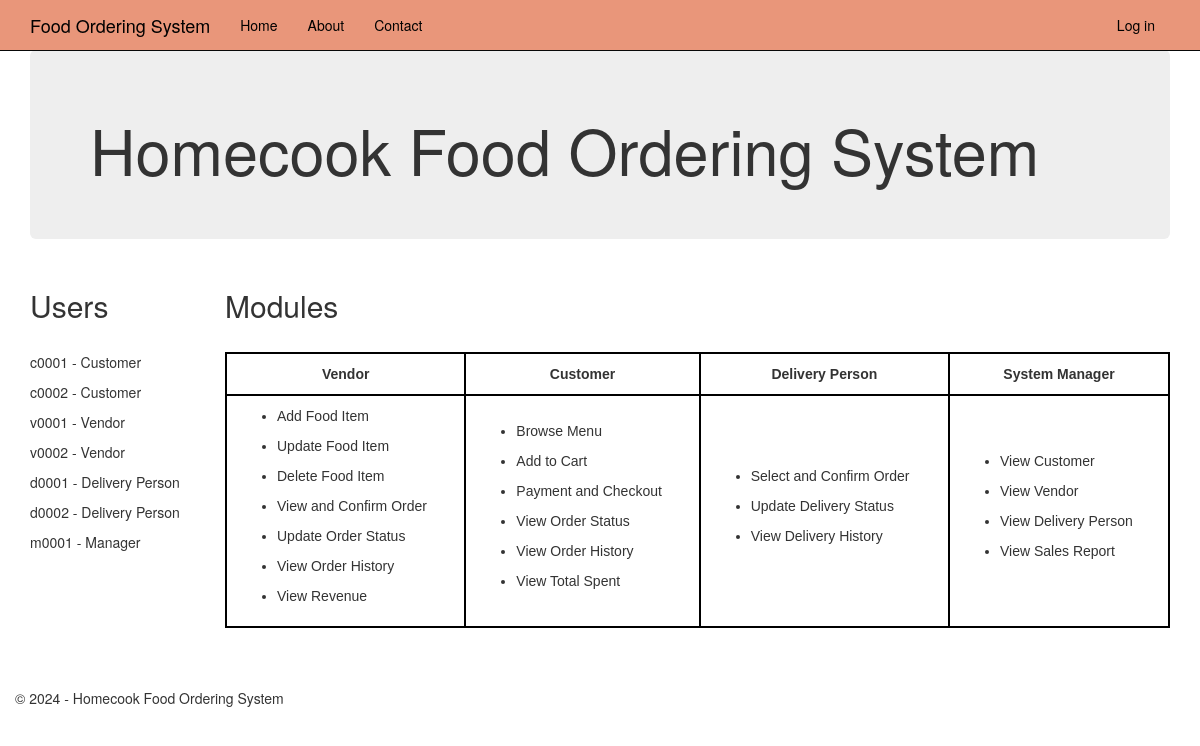
The page / on the database its author committed.
### app/models.py (models this page shows, shortened)
class Customer(models.Model):
    user = models.OneToOneField(User, on_delete=models.CASCADE)
    customer_id = models.BigAutoField(auto_created=True, primary_key=True, serialize=False, verbose_name='ID')
    customer_name = models.CharField(max_length=30, null=True)
    customer_phone = models.CharField(max_length=20, null=True)
    customer_address = models.CharField(max_length=200, null=True)
    customer_spent = models.DecimalField(default=0, max_digits=12, decimal_places=2)

class Vendor(models.Model):
    user = models.OneToOneField(User, on_delete=models.CASCADE)
    vendor_id = models.BigAutoField(auto_created=True, primary_key=True, serialize=False, verbose_name='ID')
    vendor_name = models.CharField(max_length=30, null=True)
    vendor_phone = models.CharField(max_length=20, null=True)
    vendor_address = models.CharField(max_length=200, null=True)
    vendor_revenue = models.DecimalField(default=0, max_digits=12, decimal_places=2)

class DeliveryPerson(models.Model):
    user = models.OneToOneField(User, on_delete=models.CASCADE)
    deliveryperson_id = models.BigAutoField(auto_created=True, primary_key=True, serialize=False, verbose_name='ID')
    deliveryperson_name = models.CharField(max_length=30, null=True)
    deliveryperson_phone = models.CharField(max_length=20, null=True)
    deliveryperson_address = models.CharField(max_length=200, null=True)

class SystemManager(models.Model):
    user = models.OneToOneField(User, on_delete=models.CASCADE)
    manager_id = models.BigAutoField(auto_created=True, primary_key=True, serialize=False, verbose_name='ID')
    manager_name = models.CharField(max_length=30, null=True)

### app/views.py (the view)
# urls.py: 2. Add a URL to urlpatterns:  path('', views.home, name='home')
def home(request):
    assert isinstance(request, HttpRequest)
    users = User.objects.filter(is_active=1, is_superuser=0)
    customers = Customer.objects.filter(user__in=users)
    vendors = Vendor.objects.filter(user__in=users)
    deliverypersons = DeliveryPerson.objects.filter(user__in=users)
    managers = SystemManager.objects.filter(user__in=users)
    if request.user.is_authenticated:
        return(redirect('/menu'))
    else:
        return render(
            request,
            'app/index.html',
            {
                'title':'Home Page',
                'year': datetime.now().year,
                'customers': customers,
                'vendors': vendors,
                'deliverypersons': deliverypersons,
                'managers': managers,
                'users': users,
            }
        )

### app/templates/app/index.html (shortened to what this page needs)
{% extends "app/layout.html" %}
{% block content %}
<div class="jumbotron">
    <h1>Homecook Food Ordering System</h1>
</div>
<div class="row">
    <div class="col-md-2">
        <h2>Users</h2><br>
        {% for customer in customers %}
            <p>{{ customer.user.username }} - Customer</p>
        {% endfor %}
        {% for vendor in vendors %}
            <p>{{ vendor.user.username }} - Vendor</p>
        {% endfor %}
        {% for deliveryperson in deliverypersons %}
            <p>{{ deliveryperson.user.username }} - Delivery Person</p>
        {% endfor %}
        {% for manager in managers %}
            <p>{{ manager.user.username }} - Manager</p>
        {% endfor %}
    </div>
    <div class="col-md-10">
        <h2>Modules</h2>
        <div class=content>
            <table>
                <thead>
                    <tr>
                        <th>
                            Vendor
                        </th>
                        <th>
                            Customer
                        </th>
                        <th>
                            Delivery Person
                        </th>
                        <th>
                            System Manager
                        </th>
                    </tr>
                </thead>
                <tr>
                    <td>
                        <ul>
                            <li><p>Add Food Item<p></li>
                            <li><p>Update Food Item<p></li>
                            <li><p>Delete Food Item<p></li>
                            <li><p>View and Confirm Order<p></li>
                            <li><p>Update Order Status<p></li>
                            <li><p>View Order History<p></li>
                            <li><p>View Revenue<p>
                        </ul>
                    </td>
                    <td>
                        <ul>
                            <li><p>Browse Menu<p></li>
                            <li><p>Add to Cart<p></li>
                            <li><p>Payment and Checkout<p></li>
                            <li><p>View Order Status<p></li>
                            <li><p>View Order History<p></li>
                            <li><p>View Total Spent<p></li>
                        </ul>
                    </td>
                    <td>
                        <ul>
                            <li><p>Select and Confirm Order<p></li>
                            <li><p>Update Delivery Status<p></li>
                            <li><p>View Delivery History<p></li>
                        </ul>
                    </td>
                    <td>
                        <ul>
                            <li><p>View Customer<p></li>
                            <li><p>View Vendor<p></li>
                            <li><p>View Delivery Person<p></li>
                            <li><p>View Sales Report<p></li>
                        </ul>
                    </td>
                </tr>
            </table>
        </div>
</div>
{% endblock %}

### app/static/app/content/site.css (style rules this page uses)
body { padding-top: 50px; padding-bottom: 20px; }

### app/templates/app/index.html (style rules this page uses)
.content { display: flex; justify-content: flex-start; align-items: center; margin-bottom: 60px; }
table { font-family: arial, sans-serif; border-collapse: collapse; width: 100%; margin-top: 20px; }
th { border: 2px solid #000000; text-align: center; padding: 10px; }
td { border: 2px solid #000000; text-align: left; padding: 10px; }

### rows shown on the page
Customer: user.username "c0001"
Customer: user.username "c0002"
Vendor: user.username "v0001"
Vendor: user.username "v0002"
DeliveryPerson: user.username "d0001"
DeliveryPerson: user.username "d0002"
SystemManager: user.username "m0001"
